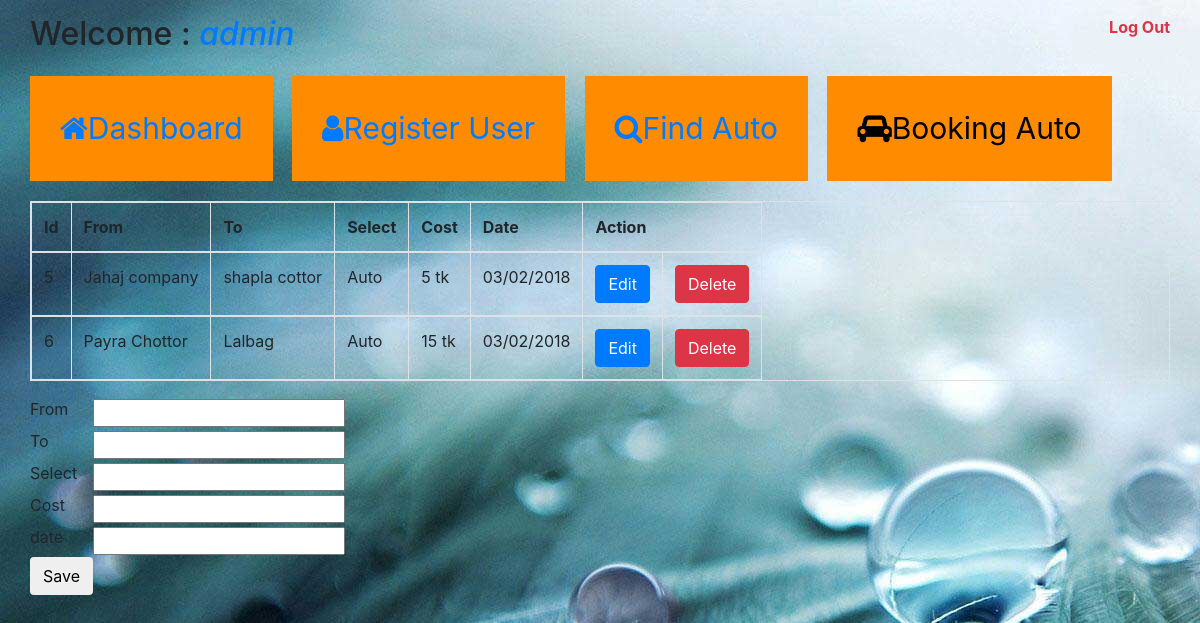
The page /bookingauto.php (signed in) on the database its author committed.
### tables this page shows
CREATE TABLE IF NOT EXISTS `booking` (
  `id` int(11) NOT NULL AUTO_INCREMENT,
  `start` varchar(255) NOT NULL,
  `stop` varchar(255) NOT NULL,
  `select1` varchar(50) NOT NULL,
  `cost` varchar(60) NOT NULL,
  `date` varchar(255) NOT NULL,
  PRIMARY KEY (`id`)
);

### session.php (called while the page is built, shortened)
<?php
$connection = mysql_connect("localhost", "root", "");
$user_check=$_SESSION['login_user'];
$ses_sql=mysql_query("select username from login where username='$user_check'", $connection);
$row = mysql_fetch_assoc($ses_sql);
$login_session =$row['username'];
?>

### server1.php (called while the page is built, shortened)
<?php
	$start = "";
	$stop = "";
	$select1 = "";
	$cost = "";
	$date ="";
	$update = false;
?>

### bookingauto.php (the view, shortened to what this page needs)
<?php
include('session.php');
include('server1.php');
?>
<!DOCTYPE html>
<html>
	<head>
		<link href="css/bootstrap-grid.min.css" rel="stylesheet" type="text/css">
		<link href="css/bootstrap.min.css" rel="stylesheet" type="text/css">
		<link rel="stylesheet" href="css/font-awesome.min.css">
		<link href="css/style.css" rel="stylesheet" type="text/css">
	</head>
	<body>
		<div class="">
			<div class="container">
				<div class="row">
					<div id="profile">
						<h2 id="welcome" class="float-left">Welcome : <i class="text-primary"><?php echo $login_session; ?></i></h2>
						<b id="logout" class="float-right"><a href="logout.php" class="text-danger">Log Out</a></b>
					</div>
				</div>
				<div class="row">
					<div class="overview">
						<div class="demo1">
							<a href="profile.php"><i class="fa fa-home"></i>Dashboard</a>
						</div>
						<div class="demo1">
							<a href="registeruser.php"><i class="fa fa-user"></i>Register User</a>
						</div>
						<div class="demo1">
							<a href="findauto.php"><i class="fa fa-search"></i>Find Auto</a>
						</div>
						<div class="demo1">
							<a href="bookingauto.php" class="active"><i class="fa fa-car"></i>Booking Auto</a>
						</div>
					</div>
					<?php $results = mysqli_query($db,"SELECT * FROM booking") ?>
					<table class="table table-bordered table-responsive">
						<thead>
							<tr>
								<th>Id </th>
								<th>From </th>
								<th>To </th>
								<th>Select</th>
								<th>Cost </th>
								<th>Date </th>
								<th colspan="2">Action </th>
							</tr>
						</thead>
						<?php while($row= mysqli_fetch_array($results)) { ?>
						<tbody>
							<tr>
								<td> <?php echo $row['id']; ?> </td>
								<td> <?php echo $row['start']; ?> </td>
								<td> <?php echo $row['stop']; ?> </td>
								<td> <?php echo $row['select1']; ?> </td>
								<td> <?php echo $row['cost']; ?> </td>
								<td> <?php echo $row['date']; ?> </td>
								<td>
									<a href="bookingauto.php?edit=<?php echo $row['id'] ?>" class="btn btn-primary"> Edit </a>
								</td>
								<td>
									<a href="server1.php?del=<?php echo $row['id'] ?> " class="btn btn-danger">Delete</a>
								</td>
							</tr>
						</tbody>
						<?php } ?>
					</table>
					<table>
						<form action="" method="post">
							<tr>
								<div class="input-group">
									<td><label for="m1">From</label></td>
									<td><input type="text" name="start" value="<?php echo $start ?>" id="m1"></td>
								</div>
							</tr>
							<tr>
								<div class="input-group">
									<td><label for="m2">To</label></td>
									<td><input type="text" name="stop" value="<?php echo $stop ?>" id="m2"></td>
								</div>
							</tr>
							<tr>
								<div class="input-group">
									<td><label for="m3">Select</label></td>
									<td><input type="text" name="select1" value="<?php echo $select1 ?>" id="m3"></td>
								</div>
							</tr>
							<tr>
								<div class="input-group">
									<td><label for="m4">Cost </label></td>
									<td><input type="text" name="cost" value="<?php echo $cost ?>" id="m4"></td>
								</div>
							</tr>
							<tr>
								<div class="input-group">
									<td><label for="m5">date</label></td>
									<td><input type="text" name="date" value="<?php echo $date ?>" id="m5"></td>
								</div>
							</tr>
							<tr>
								<div class="input-group">
									<td>
										<?php if ($update == true): ?>
										<button class="btn" name="update" type="submit" style="background-color: #19a15f">Update</button>
										<?php else: ?>
										<button class="btn" name="save" type="submit">Save</button>
										<?php endif ?>
									</td>
								</div>
							</tr>
						</form>
					</table>
				</div>
			</div>
		</div>
	</body>
</html>

### css/style.css (style rules this page uses)
* { padding: 0px; margin: 0px; }
body { background-image: url(../images/bg.jpg); }
#profile { width: 100%; margin:15px 0px; }
.overview { margin-bottom: 20px; }
.demo1 { background-color: darkorange; display: inline-block; font-size: 30px; padding: 30px; margin-right: 15px; }
.active { color:#000; }
.demo1 a { text-decoration: none; }

### rows shown on the page
booking: id "5", start "Jahaj company", stop "shapla cottor", select1 "Auto", cost "5 tk", date "03/02/2018"
booking: id "6", start "Payra Chottor", stop "Lalbag", select1 "Auto", cost "15 tk", date "03/02/2018"

### other values the page prints
$login_session "admin"
